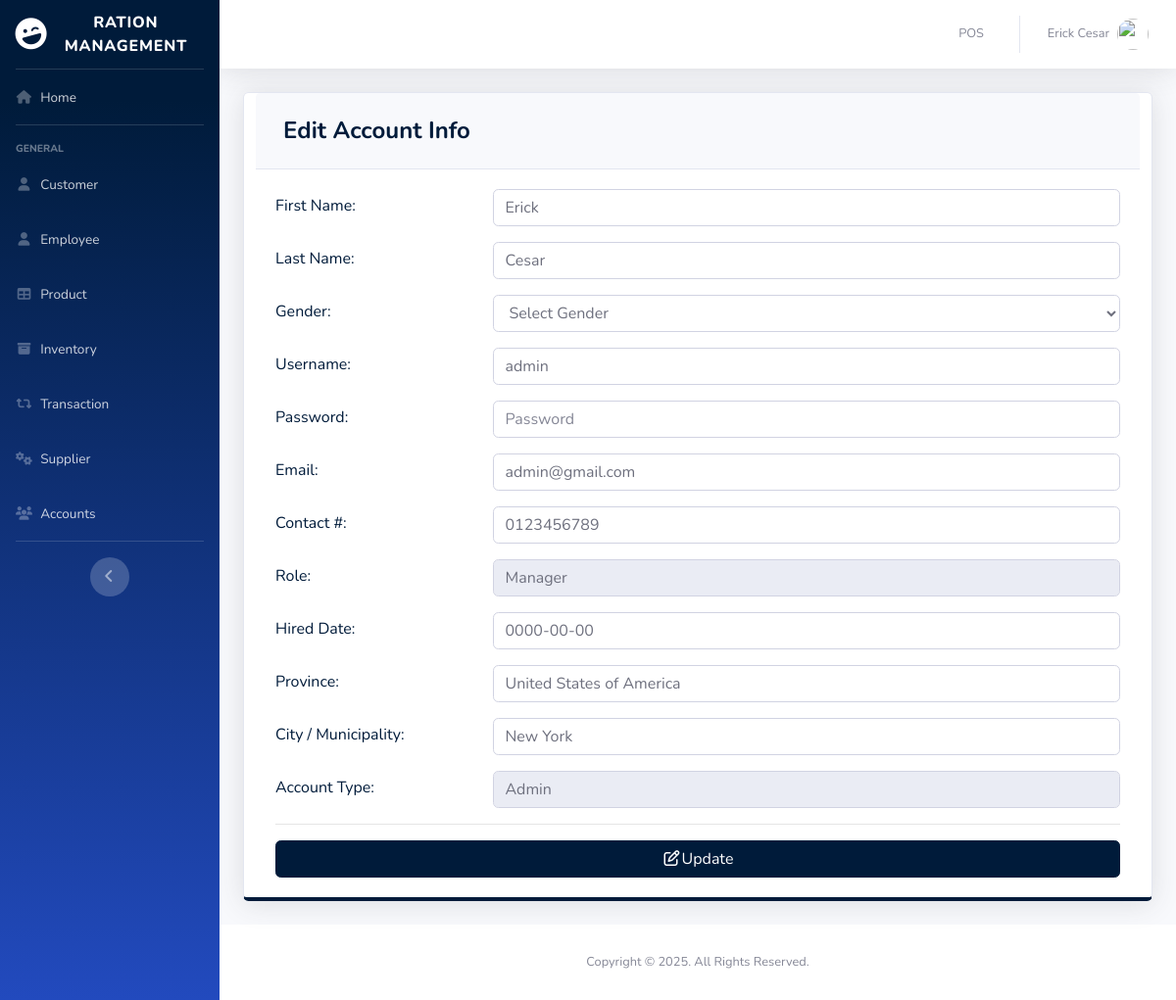
Page /pages/settings.php (signed in) on the committed database.
### tables this page shows
CREATE TABLE `users` (
  `ID` int(11) NOT NULL,
  `EMPLOYEE_ID` int(11) DEFAULT NULL,
  `USERNAME` varchar(50) DEFAULT NULL,
  `PASSWORD` varchar(50) DEFAULT NULL,
  `TYPE_ID` int(11) DEFAULT NULL
);

CREATE TABLE `employee` (
  `EMPLOYEE_ID` int(11) NOT NULL,
  `FIRST_NAME` varchar(50) DEFAULT NULL,
  `LAST_NAME` varchar(50) DEFAULT NULL,
  `GENDER` varchar(50) DEFAULT NULL,
  `EMAIL` varchar(100) DEFAULT NULL,
  `PHONE_NUMBER` varchar(11) DEFAULT NULL,
  `JOB_ID` int(11) DEFAULT NULL,
  `HIRED_DATE` varchar(50) NOT NULL,
  `LOCATION_ID` int(11) DEFAULT NULL
);

CREATE TABLE `job` (
  `JOB_ID` int(11) NOT NULL,
  `JOB_TITLE` varchar(50) DEFAULT NULL
);

CREATE TABLE `location` (
  `LOCATION_ID` int(11) NOT NULL,
  `PROVINCE` varchar(100) DEFAULT NULL,
  `CITY` varchar(100) DEFAULT NULL
);

CREATE TABLE `type` (
  `TYPE_ID` int(11) NOT NULL,
  `TYPE` varchar(50) DEFAULT NULL
);

### pages/settings.php (the view, shortened to what this page needs)
<?php
include'../includes/connection.php';
include'../includes/sidebar.php';
?>
<?php
        $query = "SELECT ID, e.FIRST_NAME, e.LAST_NAME, e.GENDER, USERNAME, PASSWORD, e.EMAIL, PHONE_NUMBER, j.JOB_TITLE, e.HIRED_DATE, t.TYPE, l.PROVINCE, l.CITY
                      FROM users u
                      join employee e on u.EMPLOYEE_ID = e.EMPLOYEE_ID
                      join job j on e.JOB_ID=j.JOB_ID
                      join location l on e.LOCATION_ID=l.LOCATION_ID
                      join type t on u.TYPE_ID=t.TYPE_ID
                      WHERE ID =".$_SESSION['MEMBER_ID'];
        $result = mysqli_query($db, $query) or die(mysqli_error($db));
          while($row = mysqli_fetch_array($result))
          {
                $a= $row['FIRST_NAME'];
                $b=$row['LAST_NAME'];
                $d=$row['USERNAME'];
                $f=$row['EMAIL'];
                $g=$row['PHONE_NUMBER'];
                $h=$row['JOB_TITLE'];
                $i=$row['HIRED_DATE'];
                $j=$row['PROVINCE'];
                $k=$row['CITY'];
                $l=$row['TYPE'];
          }
      ?>
        <div class="card shadow mb-4 col-xs-12 col-md-12 border-bottom-primary">
            <div class="card-header py-3">
              <h4 class="m-2 font-weight-bold text-primary">Edit Account Info</h4>
            </div>
            <div class="card-body">
            <form role="form" method="post" action="settings_edit.php">
              <div class="form-group row text-left text-primary">
                <div class="col-sm-3" style="padding-top: 5px;">
                 First Name:
                </div>
                <div class="col-sm-9">
                  <input class="form-control" placeholder="First Name" name="firstname" value="<?php echo $a; ?>" required>
                </div>
              </div>
              <div class="form-group row text-left text-primary">
                <div class="col-sm-3" style="padding-top: 5px;">
                 Last Name:
                </div>
                <div class="col-sm-9">
                  <input class="form-control" placeholder="Last Name" name="lastname" value="<?php echo $b; ?>" required>
                </div>
              </div>
              <div class="form-group row text-left text-primary">
                <div class="col-sm-3" style="padding-top: 5px;">
                 Gender:
                </div>
                <div class="col-sm-9">
                  <select class='form-control' name='gender' required>
                    <option value="" disabled selected hidden>Select Gender</option>
                  </select>
                </div>
              </div>
              <div class="form-group row text-left text-primary">
                <div class="col-sm-3" style="padding-top: 5px;">
                 Username:
                </div>
                <div class="col-sm-9">
                  <input class="form-control" placeholder="Username" name="username" value="<?php echo $d; ?>" required>
                </div>
              </div>
              <div class="form-group row text-left text-primary">
                <div class="col-sm-3" style="padding-top: 5px;">
                 Password:
                </div>
                <div class="col-sm-9">
                  <input type="password" class="form-control" placeholder="Password" name="password" value="" required>
                </div>
              </div>
              <div class="form-group row text-left text-primary">
                <div class="col-sm-3" style="padding-top: 5px;">
                 Email:
                </div>
                <div class="col-sm-9">
                  <input class="form-control" placeholder="Email" name="email" value="<?php echo $f; ?>" required>
                </div>
              </div>
              <div class="form-group row text-left text-primary">
                <div class="col-sm-3" style="padding-top: 5px;">
                 Contact #:
                </div>
                <div class="col-sm-9">
                   <input class="form-control" placeholder="Contact #" name="phone" value="<?php echo $g; ?>" required>
                </div>
              </div>
              <div class="form-group row text-left text-primary">
                <div class="col-sm-3" style="padding-top: 5px;">
                 Role:
                </div>
                <div class="col-sm-9">
                  <input class="form-control" placeholder="Role" name="role" value="<?php echo $h; ?>" readonly>
                </div>
              </div>
              <div class="form-group row text-left text-primary">
                <div class="col-sm-3" style="padding-top: 5px;">
                 Hired Date:
                </div>
                <div class="col-sm-9">
                  <input class="form-control" placeholder="Hired Date" name="hireddate" value="<?php echo $i; ?>" required>
                </div>
              </div>
              <div class="form-group row text-left text-primary">
                <div class="col-sm-3" style="padding-top: 5px;">
                 Province:
                </div>
                <div class="col-sm-9">
                  <input class="form-control" placeholder="Province" name="province" value="<?php echo $j; ?>" required>
                </div>
              </div>
              <div class="form-group row text-left text-primary">
                <div class="col-sm-3" style="padding-top: 5px;">
                 City / Municipality:
                </div>
                <div class="col-sm-9">
                  <input class="form-control" placeholder="City / Municipality" name="city" value="<?php echo $k; ?>" required>
                </div>
              </div>
              <div class="form-group row text-left text-primary">
                <div class="col-sm-3" style="padding-top: 5px;">
                  Account Type:
                </div>
                <div class="col-sm-9">
                  <input class="form-control" placeholder="Account Type" name="type" value="<?php echo $l; ?>" readonly>
                </div>
              </div>
              <hr>
                <button type="submit" class="btn btn-primary btn-block"><i class="fa fa-edit fa-fw"></i>Update</button>
              </form>
            </div>
          </div>
<?php
include'../includes/footer.php';
?>

### rows in the picture
users: firstname "Erick", lastname "Cesar", username "admin", email "admin@gmail.com", phone "0123456789", role "Manager", hireddate "0000-00-00", province "United States of America", city "New York", type "Admin"

### other values in the picture
$_SESSION['FIRST_NAME'] "Erick"
$_SESSION['LAST_NAME'] "Cesar"
